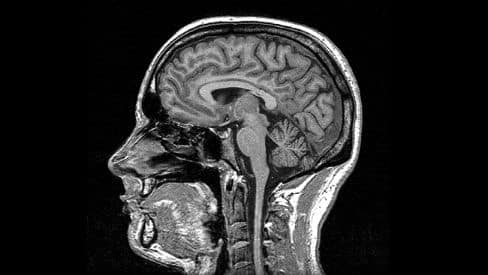
#> input picture Chapter 03. Edge detection/images/medical_1.jpg, 488 x 275 px
$ jupyter execute --allow-errors '3.1 Operators based on first derivative.ipynb'   (older library calls are emulated)
#> lines starting #> are read from the running program, lines starting #| are printed output that depends on the picture
# 3 Edge detection

At its core, an **edge** in an image represents a boundary or significant change in intensity between adjacent pixels. This change could be in terms of color, brightness, or texture. Essentially, edges help define the shape and structure of objects within an image, making them one of the most fundamental features for understanding and interpreting visual data. The process in which the edges in an image are identified is called **edge detection**. By detecting objects we can, for example:

- **Identify objects:** Edges often correspond to the outlines of objects. For example, detecting the edge of a person against a background is crucial for tasks like object detection or segmentation.
- **Simplify images:** By focusing on the edges, we reduce an image to its most important structures. This simplification is useful in tasks like image compression or recognition.
- **Analyze shapes:** Many shape-based analyses depend on extracting edges to define boundaries. In gesture recognition, for instance, the edges of hands can be used to identify specific movements.

As commented, edges can be defined as transitions between image regions that have different gray levels (intensities). In this way, the unidimensional, continuous model of an ideal edge is:

<center></center>

That is, and edge is defined by three parameters:
- **Intensity increment** ($H = A - B$): The difference in intensity between the bright and dark regions.
- **Slope angle** ($\alpha$): The angle of the transition, which represents how quickly the intensity changes from the dark region to the bright region. A steeper slope indicates a sharper edge, while a gradual slope suggests a softer transition (e.g., shadows or blurred boundaries).
- **Midpoint** ($x_0$): The location of the center of the edge, where the intensity transition is most prominent.

However, the idealized concept of an edge represented as this a continuous model doesn't fully capture the complexity found in discrete digital images, which are subject to noise and resolution limitations.

### Error types related to edge detection

Finding edges properly is not a straightforward task, as there exist different errors that can appear when applying edge detection techniques:
- **Detection error.** A good detector exhibits a low ratio of false negative and false positive, that is:
  - False negatives: Existing edges that are not detected.
  - False positives: Detected objects that are not real.
- **Localization error.** Edges are detected, but they are not at the real, exact position.
- **Multiple response.** Multiple detections are raised for the same edge (the edge is thick).

The following figure illustrates such errors.

<center></center>

Thereby, when designing a good edge detector, the goal is to achieve low detection and localization errors, as well as to avoid multiple responses.

# 3.1 Operators based on first derivative (gradient)

In the upcoming chapters, we are going to investigate and implement different edge detection methods. All of them are based on our dear convolution operation, having their own pros and cons.

Concretely, in this notebook we will cover **first-derivative** based operators, which try to detect borders by looking at abrupt intensity differences in neighbor pixels. In the image below we can see two functions $f(x)$ (first row) and how their derivatives (second row) reach their maximum values at the points where the functions' values change more abruptly (around $x_o$).

<center>$\\[10pt]$</center>

If we are dealing with a **two-dimensional** continuous function $f(x,y)$, its derivative is a *vector* (**gradient**) defined as:$\\[10pt]$
$$
\nabla  f(x,y) =
\begin{bmatrix}
\frac{\partial}{\partial x}f(x,y) \\ \frac{\partial}{\partial y}f(x,y)
\end{bmatrix}
=
\begin{bmatrix}
f_x(x,y) \\
f_y(x,y)
\end{bmatrix}
$$

which points at the *direction* of maximum (positive) variation of $f(x,y)$:$\\[10pt]$

$$
\alpha(x,y) = \arctan \left(\frac{f_y(x,y)}{f_x(x,y)}\right)
$$

and has a *module* proportional to the strength of this variation:$\\[10pt]$

$$
|\nabla  f(x,y)| = \sqrt{(f_x(x,y))^2 + (f_y(x,y))^2} \approx |f_x(x,y)| + |f_y(x,y)|
$$

The image below shows examples of gradient vectors:$\\[10pt]$

<center>$\\[10pt]$</center>

Concretely, the techniques based on the first derivative explored here are:

- Discrete approximations of a **gradient operator** (Sobel, Prewitt, Roberts, etc., <a href="#311">Section 3.1.1</a>).
- The **Derivative of Gaussian** (DroG) operator (<a href="#312">Section 3.1.2</a>).

## Problem context - Edge detection for medical images

Edge detection in medical images is of capital importance for the diagnosis of different diseases (e.g., the detection of tumor cells) in human organs such as lungs and prostates, becoming an essential pre-processing step in medical image segmentation.

<center><br /><br /></center>

In this context, *Hospital Clínico*, a very busy hospital in Málaga, is asking local engineering students to join their research team. They are looking for a person with knowledge in image processing and, in order to ensure it, they have published 3 medical images: `medical_1.jpg`, `medical_2.jpg` and `medical_3.jpg`. They have asked us to perform accurate edge detection in the three images, as well as to provide an explanation of how it has been made.

[cell 1]
import numpy as np
from scipy import signal
import cv2
import matplotlib.pyplot as plt
import matplotlib
from ipywidgets import interactive, fixed, widgets
matplotlib.rcParams['figure.figsize'] = (15.0, 15.0)

images_path = './images/'

To face this challenge, we are going to use plenty edge detection methods, which will be tested and compared in order to determine the best option.

### **<span style="color:green"><b><i>ASSIGNMENT 1: Taking a look at images</i></b></span>**

First, **display the provided images** to get an idea about what we are dealing with.

*Note: As most medical images does not provide color information, we are going to use border detection in grayscale images.*

*Tip: Different approaches can be followed for edge detection in color images, like converting to YCrCb color space (appendix 2), or detecting edges on each RGB channel.*

[cell 2]
# ASSIGNMENT 1
# Display the provided images in a 1x3 plot to see what are we dealing with
# Write your code here!

# Read the images
medical_1 = cv2.imread(images_path + 'medical_1.jpg', cv2.IMREAD_GRAYSCALE)
#> medical_1 is the input picture: shape (275, 488); min 0, max 255, mean 41.7
medical_2 = cv2.imread(images_path + 'medical_2.jpg', cv2.IMREAD_GRAYSCALE)
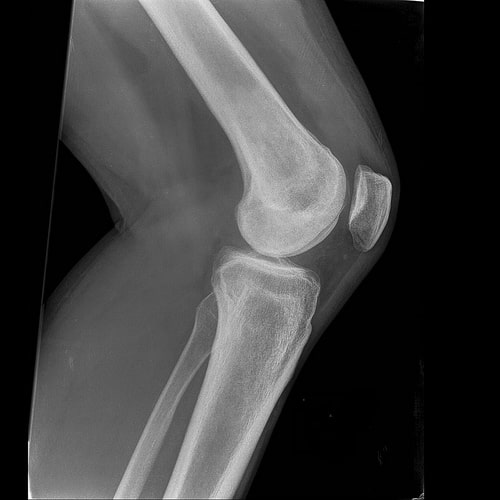
#> input picture Chapter 03. Edge detection/images/medical_2.jpg, 500 x 500 px
#> medical_2 is the input picture: shape (500, 500); min 0, max 255, mean 61.8
medical_3 = cv2.imread(images_path + 'medical_3.jpg', cv2.IMREAD_GRAYSCALE)
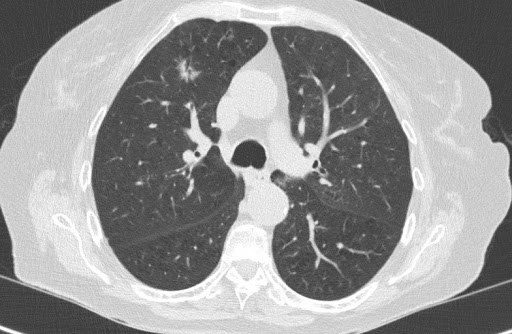
#> input picture Chapter 03. Edge detection/images/medical_3.jpg, 512 x 334 px
#> medical_3 is the input picture: shape (334, 512); min 49, max 255, mean 151.1

# And show them
plt.subplot(131)
plt.imshow(medical_1, cmap='gray')
plt.title('Medical 1')

plt.subplot(132)
plt.imshow(medical_2, cmap='gray')
plt.title('Medical 2')

plt.subplot(133)
plt.imshow(medical_3, cmap='gray')
plt.title('Medical 3')
plt.show()
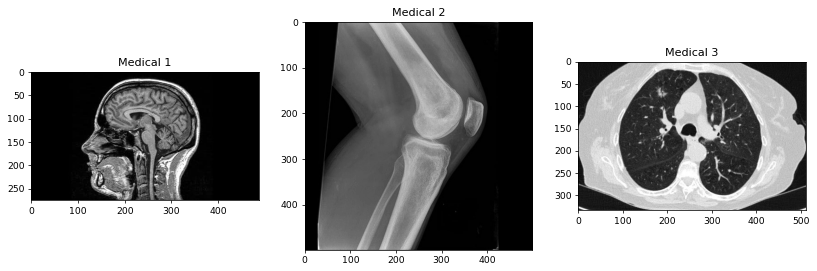
#> figure drawn by matplotlib, 3 panels

## 3.1.1 Discrete approximations of a gradient operator <a id=311></a>

The first bunch of methods that we are going to explore carry out a **discrete approximation of a gradient operator** based on the differences between gray (intensity) levels. For example, in order to obtain the derivative in the rows' direction, we could apply:

<div style="padding: 10px; margin: 0 auto; text-align: center; display: table;">

<div style = "padding: 0px; display: table-cell; vertical-align: middle; width: 370px; text-align:left;">- Backward difference of pixels along a row: <br /> $\, \, \, \,f_x(x,y) \approx G_R(i,j)=[F(i,j)-F(i-1,j)]/T$ </div>

<table style = "display: table-cell; vertical-align: middle;">
	<tbody>
		<tr>
			<td style="border: 1px solid;">0</td>
			<td style="border: 1px solid;">0</td>
			<td style="border: 1px solid;">0</td>
		</tr>
		<tr>
			<td style="border: 1px solid;">0</td>
			<td style="border: 1px solid;" bgcolor="#81F7F3">1</td>
			<td style="border: 1px solid;">-1</td>
		</tr>
		<tr>
			<td style="border: 1px solid;">0</td>
			<td style="border: 1px solid;">0</td>
			<td style="border: 1px solid;">0</td>
		</tr>
	</tbody>
</table>

</div>

<div style="padding: 10px; margin: 0 auto; text-align: center; display: table;">

<div style = "padding: 0px; display: table-cell; vertical-align: middle; width: 370px; text-align:left;">- Symmetric difference of pixels along a row: <br /> $\, \, \, \,f_x(x,y) \approx G_R(i,j)=[F(i+1,j)-F(i-1,j)]/2T$ </div>

<table style = "display: table-cell; vertical-align: middle;">
	<tbody>
		<tr>
			<td style="border: 1px solid;">0</td>
			<td style="border: 1px solid;">0</td>
			<td style="border: 1px solid;">0</td>
		</tr>
		<tr>
			<td style="border: 1px solid;">1</td>
			<td style="border: 1px solid;" bgcolor="#81F7F3">0</td>
			<td style="border: 1px solid;">-1</td>
		</tr>
		<tr>
			<td style="border: 1px solid;">0</td>
			<td style="border: 1px solid;">0</td>
			<td style="border: 1px solid;">0</td>
		</tr>
	</tbody>
</table>

</div>

These approximations are typically implemented through the convolution of the image with a pair of templates $H_R$ (for rows, computing horizontal derivatives for detecting vertical edges) and $H_C$ (for columns, computing vertical derivatives for detecting horizontal ones), that is:

$$
G_R(i,j) = F(i,j) \otimes H_R(i,j) \\
G_C(i,j) = F(i,j) \otimes H_C(i,j)
$$

Perhaps the most popular operator doing this is such of **Sobel**, although there are many of them that provide acceptable results. These operators use the aforementioned two kernels (typically of size $3\times3$ or $5\times5$) which are convolved with the original image to calculate approximations of the derivatives.

These are some examples (first column: operator name; second one: $H_R$; third column: $H_C$):$\\[5pt]$

<div style="padding: 10px; margin: 0 auto; text-align: center;">

<div style = "padding: 0px; display: table-cell; vertical-align: middle; width: 70px; text-align:left;">Roberts</div>

<div style = "padding: 10px; display: table-cell; vertical-align: middle; width: 50px; text-align:right;"> </div>

<table style = "display: table-cell; vertical-align: middle;">
	<tbody>
		<tr>
			<td style="border: 1px solid;">0</td>
			<td style="border: 1px solid;">0</td>
			<td style="border: 1px solid;">0</td>
		</tr>
		<tr>
			<td style="border: 1px solid;">0</td>
			<td style="border: 1px solid;" bgcolor="#81F7F3">0</td>
			<td style="border: 1px solid;">1</td>
		</tr>
		<tr>
			<td style="border: 1px solid;">0</td>
			<td style="border: 1px solid;">-1</td>
			<td style="border: 1px solid;">0</td>
		</tr>
	</tbody>
</table>

<div style = "padding: 10px; display: table-cell; vertical-align: middle; width: 50px; text-align:right;"> </div>

<table style = "display: table-cell; vertical-align: middle;">
	<tbody>
		<tr>
			<td style="border: 1px solid;">-1</td>
			<td style="border: 1px solid;">0</td>
			<td style="border: 1px solid;">0</td>
		</tr>
		<tr>
			<td style="border: 1px solid;">0</td>
			<td style="border: 1px solid;" bgcolor="#81F7F3">1</td>
			<td style="border: 1px solid;">0</td>
		</tr>
		<tr>
			<td style="border: 1px solid;">0</td>
			<td style="border: 1px solid;">0</td>
			<td style="border: 1px solid;">0</td>
		</tr>
	</tbody>
</table>

</div>

<div style="padding: 10px; margin: 0 auto; text-align: center;">

<div style = "padding: 0px; display: table-cell; vertical-align: middle; width: 70px; text-align:left;">Prewitt</div>

<div style = "padding: 10px; display: table-cell; vertical-align: middle; width: 50px; text-align:right;">$\frac{1}{3}$ </div>

<table style = "display: table-cell; vertical-align: middle;">
	<tbody>
		<tr>
			<td style="border: 1px solid;">1</td>
			<td style="border: 1px solid;">0</td>
			<td style="border: 1px solid;">-1</td>
		</tr>
		<tr>
			<td style="border: 1px solid;">1</td>
			<td style="border: 1px solid;" bgcolor="#81F7F3">0</td>
			<td style="border: 1px solid;">-1</td>
		</tr>
		<tr>
			<td style="border: 1px solid;">1</td>
			<td style="border: 1px solid;">0</td>
			<td style="border: 1px solid;">-1</td>
		</tr>
	</tbody>
</table>

<div style = "padding: 5px; display: table-cell; vertical-align: middle; width: 50px; text-align:right;">$\frac{1}{3}$ </div>

<table style = "display: table-cell; vertical-align: middle;">
	<tbody>
		<tr>
			<td style="border: 1px solid;">-1</td>
			<td style="border: 1px solid;">-1</td>
			<td style="border: 1px solid;">-1</td>
		</tr>
		<tr>
			<td style="border: 1px solid;">0</td>
			<td style="border: 1px solid;" bgcolor="#81F7F3">0</td>
			<td style="border: 1px solid;">0</td>
		</tr>
		<tr>
			<td style="border: 1px solid;">1</td>
			<td style="border: 1px solid;">1</td>
			<td style="border: 1px solid;">1</td>
		</tr>
	</tbody>
</table>

</div>

<div style="padding: 10px; margin: 0 auto; text-align: center;">

<div style = "padding: 0px; display: table-cell; vertical-align: middle; width: 70px; text-align:left;">Sobel</div>

<div style = "padding: 10px; display: table-cell; vertical-align: middle; width: 50px; text-align:right;">$\frac{1}{4}$ </div>

<table style = "display: table-cell; vertical-align: middle;">
	<tbody>
		<tr>
			<td style="border: 1px solid;">1</td>
			<td style="border: 1px solid;">0</td>
			<td style="border: 1px solid;">-1</td>
		</tr>
		<tr>
			<td style="border: 1px solid;">2</td>
			<td style="border: 1px solid;" bgcolor="#81F7F3">0</td>
			<td style="border: 1px solid;">-2</td>
		</tr>
		<tr>
			<td style="border: 1px solid;">1</td>
			<td style="border: 1px solid;">0</td>
			<td style="border: 1px solid;">-1</td>
		</tr>
	</tbody>
</table>

<div style = "padding: 5px; display: table-cell; vertical-align: middle; width: 50px; text-align:right;">$\frac{1}{4}$ </div>

<table style = "display: table-cell; vertical-align: middle;">
	<tbody>
		<tr>
			<td style="border: 1px solid;">-1</td>
			<td style="border: 1px solid;">-2</td>
			<td style="border: 1px solid;">-1</td>
		</tr>
		<tr>
			<td style="border: 1px solid;">0</td>
			<td style="border: 1px solid;" bgcolor="#81F7F3">0</td>
			<td style="border: 1px solid;">0</td>
		</tr>
		<tr>
			<td style="border: 1px solid;">1</td>
			<td style="border: 1px solid;">2</td>
			<td style="border: 1px solid;">1</td>
		</tr>
	</tbody>
</table>

</div>

<div style="padding: 10px; margin: 0 auto; text-align: center;">

<div style = "padding: 0px; display: table-cell; vertical-align: middle; width: 70px; text-align:left;">Frei-Chen</div>

<div style = "padding: 10px; display: table-cell; vertical-align: middle; width: 70px; text-align:right;">$\frac{1}{2+\sqrt{2}}$ </div>

<table style = "display: table-cell; vertical-align: middle;">
	<tbody>
		<tr>
			<td style="border: 1px solid;">1</td>
			<td style="border: 1px solid;">0</td>
			<td style="border: 1px solid;">-1</td>
		</tr>
		<tr>
			<td style="border: 1px solid;">&#x221A;2</td>
			<td style="border: 1px solid;" bgcolor="#81F7F3">0</td>
			<td style="border: 1px solid;">-&#x221A;2</td>
		</tr>
		<tr>
			<td style="border: 1px solid;">1</td>
			<td style="border: 1px solid;">0</td>
			<td style="border: 1px solid;">-1</td>
		</tr>
	</tbody>
</table>

<div style = "padding: 10px; display: table-cell; vertical-align: middle; width: 70px; text-align:right;">$\frac{1}{2+\sqrt{2}}$ </div>

<table style = "display: table-cell; vertical-align: middle;">
	<tbody>
		<tr>
			<td style="border: 1px solid;">-1</td>
			<td style="border: 1px solid;">-&#x221A;2</td>
			<td style="border: 1px solid;">-1</td>
		</tr>
		<tr>
			<td style="border: 1px solid;">0</td>
			<td style="border: 1px solid;" bgcolor="#81F7F3">0</td>
			<td style="border: 1px solid;">0</td>
		</tr>
		<tr>
			<td style="border: 1px solid;">1</td>
			<td style="border: 1px solid;">&#x221A;2</td>
			<td style="border: 1px solid;">1</td>
		</tr>
	</tbody>
</table>

</div>

<div style="padding: 10px; margin: 0 auto; text-align: center;">

<div style = "padding: 0px; display: table-cell; vertical-align: middle; width: 70px; text-align:left;">In general</div>

<div style = "padding: 10px; display: table-cell; vertical-align: middle; width: 70px; text-align:right;">$\frac{1}{2+K}$ </div>

<table style = "display: table-cell; vertical-align: middle;">
	<tbody>
		<tr>
			<td style="border: 1px solid;">1</td>
			<td style="border: 1px solid;">0</td>
			<td style="border: 1px solid;">-1</td>
		</tr>
		<tr>
			<td style="border: 1px solid;">K</td>
			<td style="border: 1px solid;" bgcolor="#81F7F3">0</td>
			<td style="border: 1px solid;">-K</td>
		</tr>
		<tr>
			<td style="border: 1px solid;">1</td>
			<td style="border: 1px solid;">0</td>
			<td style="border: 1px solid;">-1</td>
		</tr>
	</tbody>
</table>

<div style = "padding: 10px; display: table-cell; vertical-align: middle; width: 70px; text-align:right;">$\frac{1}{2+K}$ </div>

<table style = "display: table-cell; vertical-align: middle;">
	<tbody>
		<tr>
			<td style="border: 1px solid;">-1</td>
			<td style="border: 1px solid;">-K</td>
			<td style="border: 1px solid;">-1</td>
		</tr>
		<tr>
			<td style="border: 1px solid;">0</td>
			<td style="border: 1px solid;" bgcolor="#81F7F3">0</td>
			<td style="border: 1px solid;">0</td>
		</tr>
		<tr>
			<td style="border: 1px solid;">1</td>
			<td style="border: 1px solid;">K</td>
			<td style="border: 1px solid;">1</td>
		</tr>
	</tbody>
</table>

</div>

At this point we know how to perform a discrete approximation of a gradient operator through the application of a convolution operation with two different kernels, that is:

$$\nabla  F(x,y) =
\begin{bmatrix}
F \otimes H_C \\ F \otimes H_R
\end{bmatrix}$$

But, how could we use the output of those computations to detect edges? The following figure clarifies that!

<center></center>

**Kernel sizes**

As discussed, kernels can be of different size, and that size directly affects the quality of the detection and the localization (e.g. Sobel $3\times3$ or $5\times5$):
- Small template:
  - more precise localization (good localization).
  - more affected by noise (likely produces false positives).
- Large template:
  - less precise localization.
  - more robust to noise (good detector).
  - higher computational cost ($O(N \times N)$).

### **<span style="color:green"><b><i>ASSIGNMENT 2: Playing with Sobel derivatives</i></b></span>**

Now that we have acquired a basic understanding of these methods, let's complete the following code cell to employ the Sobel kernels ($S_x,S_y$) to compute both derivatives and display them along with the original image (`medical_3.jpg`).

*Notice that the derivative image values can be positive **and negative**, caused by the negative values in the kernel. This implies that the desired depth of the destination image (`ddepth`) has to be at least a signed data type when calling to the `filter2D()` method.*

[cell 3]
# ASSIGNMENT 2
# Read one of the images, compute both kernel derivatives, apply them to the image (separately) and display the original image and the derivatives in a 1x3 plot.
# Write your code here!

# Read the image
image = cv2.imread(images_path + 'medical_3.jpg', 0)

# Define horizontal and vertical kernels
kernel_h = np.array([[1,0,-1],[2,0,-2],[1,0,-1]])* (1/4)
kernel_v = np.array([[-1,-2,-1],[0,0,0],[1,2,1]])* (1/4)

# Apply convolution
d_horizontal = cv2.filter2D(image,cv2.CV_16S,kernel_h) # Using ddepth=cv2.CV_16S
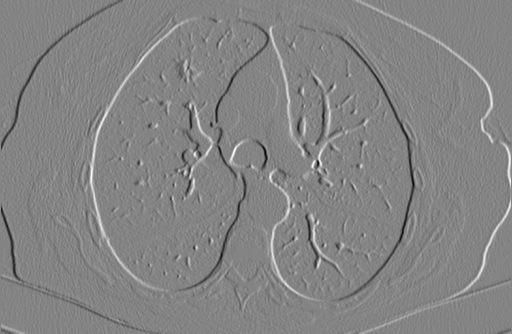
#> d_horizontal: shape (334, 512) int16; min -169, max 157, mean 0.1; drawn with min black and max white
d_vertical = cv2.filter2D(image,cv2.CV_16S,kernel_v)
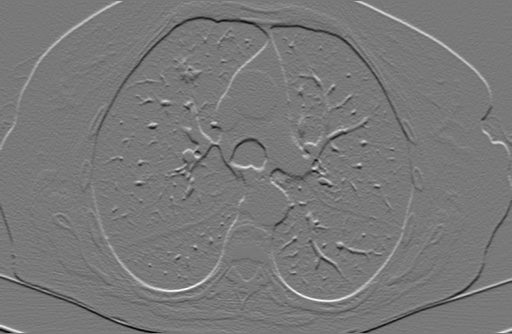
#> d_vertical: shape (334, 512) int16; min -159, max 175, mean 0; drawn with min black and max white

# And show them!
plt.subplot(131)
plt.imshow(image, cmap='gray')
plt.title('Original image')

plt.subplot(132)
plt.imshow(d_horizontal, cmap='gray')
plt.title('Horizontal derivative')

plt.subplot(133)
plt.imshow(d_vertical, cmap='gray')
plt.title('Vertical derivative');
#> (the rest of the program and of its run is left out)
